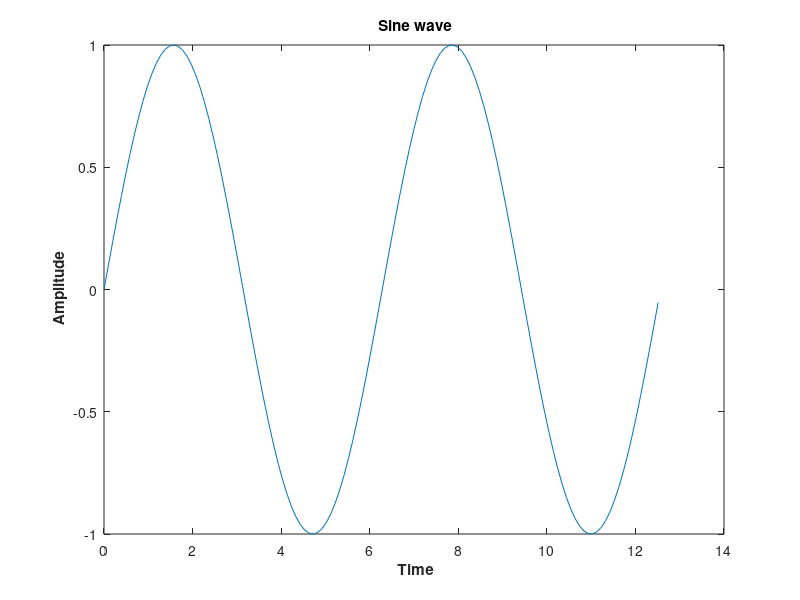
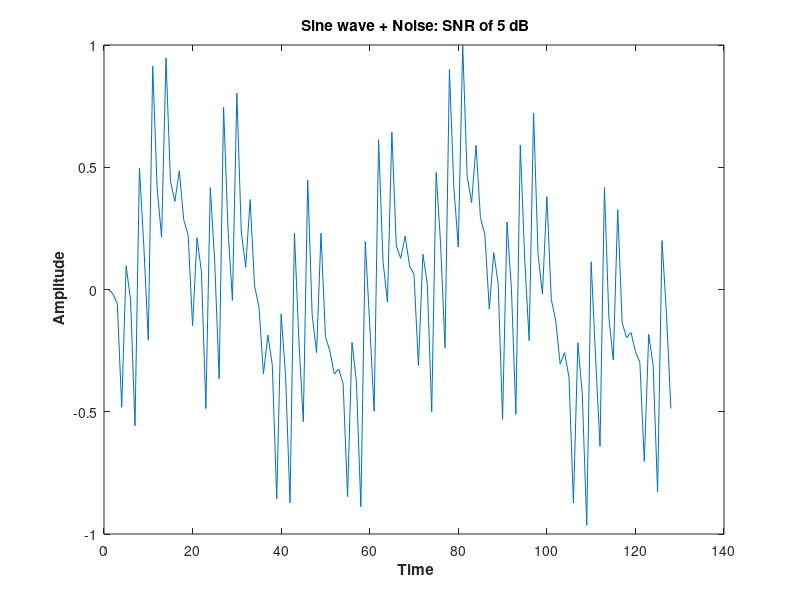
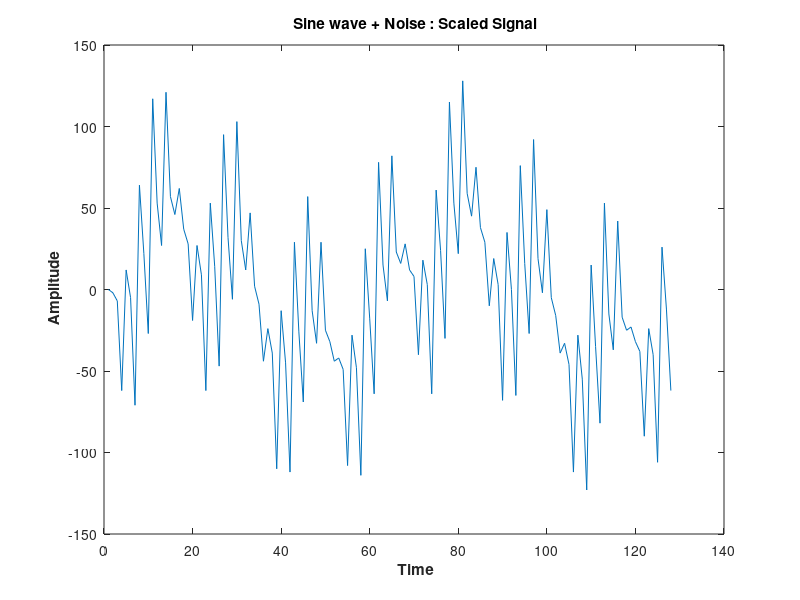
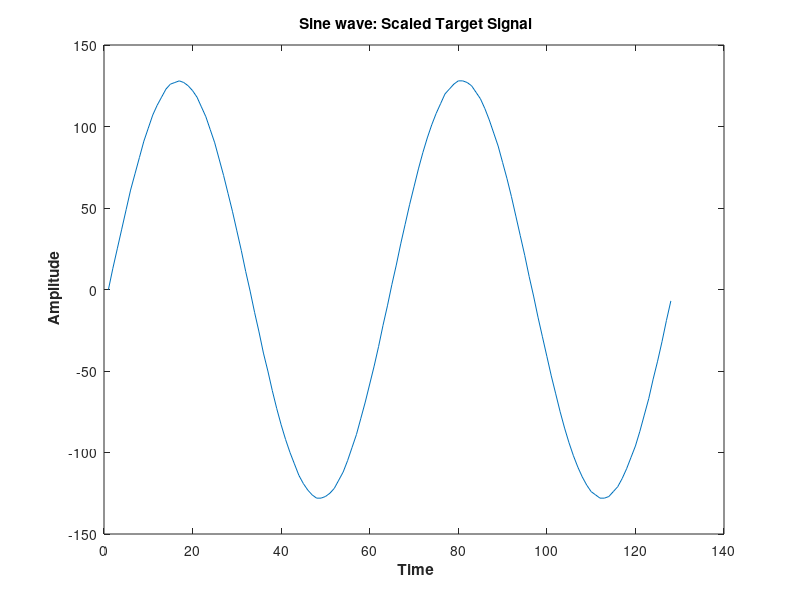

These figures' MATLAB source, in order:
% Generate a sine wave
close all; clear all;
pkg load communications
randn("state", "reset")
randn("seed", 2)

fs =10.15;
Amp = 1;
t = 0:1/fs:4*pi; % time vector

sine_wave = Amp*sin(t);
figure();
plot(t, sine_wave);
xlabel('\bf Time');
ylabel('\bf Amplitude');
title('\bf Sine wave');




% Add a noise
SNR = 5;
#sine_noise = awgn(sine_wave,SNR, PWR = 'measured', seed=2)
sine_noise = sine_wave + Amp*sin(20*t) + Amp*sin(40*t) + Amp*sin(60*t);
sine_norm = sine_noise / max(abs(sine_noise));
figure();plot(1:length(sine_norm), sine_norm);
xlabel('\bf Time');
ylabel('\bf Amplitude');
title(sprintf("\b Sine wave + Noise: SNR of %d dB", SNR));

% Convert from real to integers
total_wordlength = 64;
scaling = 7;
sine_noise_integers = round(sine_norm.*(2^scaling));
figure();plot(1:length(sine_noise_integers), sine_noise_integers);
xlabel('\bf Time');
ylabel('\bf Amplitude');
title('\bf Sine wave + Noise : Scaled Signal');

% Convert from integers to binary
sine_noise_in_binary_signed = dec2bin(mod((sine_noise_integers),2^total_wordlength),total_wordlength);
#sine_noise_in_binary_signed = dec2bin(sine_noise_integers,64);
yy = cellstr(sine_noise_in_binary_signed);
fid = fopen('signal_noisy_128_sine.data', 'wt');
fprintf(fid, '%8s \n', yy{:});
disp('text file for signal finished');
fclose(fid)

% Scaled original sine wave
target = round(sine_wave.*(2^scaling));
figure();plot(1:length(target), target);
xlabel('\bf Time');
ylabel('\bf Amplitude');
title('\bf Sine wave: Scaled Target Signal');

csvwrite('signal_noisy_128_sine_noscale.data',sine_noise) 
csvwrite('target_128_sine_noscale.data',sine_wave)
csvwrite('target_scale.data',target)
csvwrite('input_data.data',sine_noise_integers) 


foo = typecast( uint16(bin2dec(sine_noise_in_binary_signed)), 'int16')

